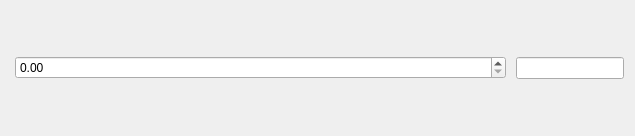
<?xml version="1.0" encoding="UTF-8"?>
<ui version="4.0">
 <class>Form</class>
 <widget class="QWidget" name="Form">
  <property name="geometry">
   <rect>
    <x>0</x>
    <y>0</y>
    <width>635</width>
    <height>136</height>
   </rect>
  </property>
  <property name="windowTitle">
   <string>Form</string>
  </property>
  <layout class="QHBoxLayout" name="horizontalLayout">
   <item>
    <widget class="PyDMFrame" name="PyDMFrame">
     <property name="sizePolicy">
      <sizepolicy hsizetype="Preferred" vsizetype="Maximum">
       <horstretch>0</horstretch>
       <verstretch>0</verstretch>
      </sizepolicy>
     </property>
     <property name="toolTip">
      <string/>
     </property>
     <property name="whatsThis">
      <string>
    QFrame with support for alarms
    This class inherits from QFrame and PyDMWidget.

    Parameters
    ----------
    parent : QWidget
        The parent widget for the Label
    init_channel : str, optional
        The channel to be used by the widget.
    </string>
     </property>
     <property name="alarmSensitiveBorder" stdset="0">
      <bool>true</bool>
     </property>
     <property name="channel" stdset="0">
      <string>ca://MTEST:Float</string>
     </property>
     <layout class="QVBoxLayout" name="verticalLayout">
      <property name="leftMargin">
       <number>4</number>
      </property>
      <property name="topMargin">
       <number>4</number>
      </property>
      <property name="rightMargin">
       <number>4</number>
      </property>
      <property name="bottomMargin">
       <number>4</number>
      </property>
      <item>
       <widget class="PyDMSpinbox" name="PyDMSpinbox">
        <property name="toolTip">
         <string/>
        </property>
        <property name="whatsThis">
         <string/>
        </property>
        <property name="alarmSensitiveBorder" stdset="0">
         <bool>false</bool>
        </property>
        <property name="showUnits" stdset="0">
         <bool>true</bool>
        </property>
        <property name="channel" stdset="0">
         <string>ca://MTEST:Float</string>
        </property>
       </widget>
      </item>
     </layout>
    </widget>
   </item>
   <item>
    <widget class="PyDMLineEdit" name="theLineEdit">
     <property name="sizePolicy">
      <sizepolicy hsizetype="Maximum" vsizetype="Fixed">
       <horstretch>0</horstretch>
       <verstretch>0</verstretch>
      </sizepolicy>
     </property>
     <property name="toolTip">
      <string/>
     </property>
     <property name="whatsThis">
      <string>
    Writeable text field to send and display channel values
    </string>
     </property>
     <property name="showUnits" stdset="0">
      <bool>true</bool>
     </property>
     <property name="channel" stdset="0">
      <string>ca://MTEST:Float</string>
     </property>
    </widget>
   </item>
  </layout>
 </widget>
 <customwidgets>
  <customwidget>
   <class>PyDMSpinbox</class>
   <extends>QDoubleSpinBox</extends>
   <header>pydm.widgets.spinbox</header>
  </customwidget>
  <customwidget>
   <class>PyDMLineEdit</class>
   <extends>QLineEdit</extends>
   <header>pydm.widgets.line_edit</header>
  </customwidget>
  <customwidget>
   <class>PyDMFrame</class>
   <extends>QFrame</extends>
   <header>pydm.widgets.frame</header>
   <container>1</container>
  </customwidget>
 </customwidgets>
 <resources/>
 <connections/>
</ui>
